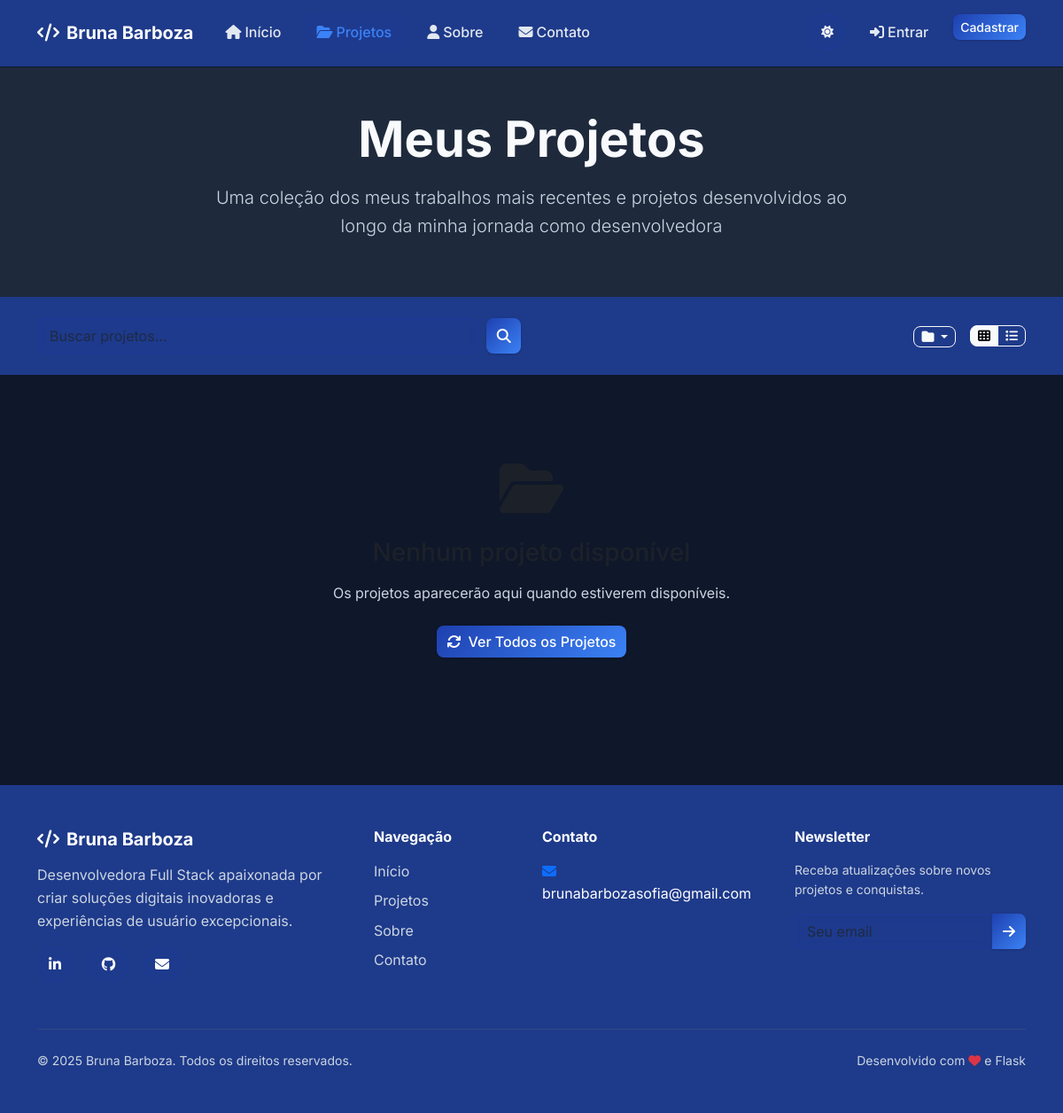
/projects?category=2, run on an earlier commit of the app's database.
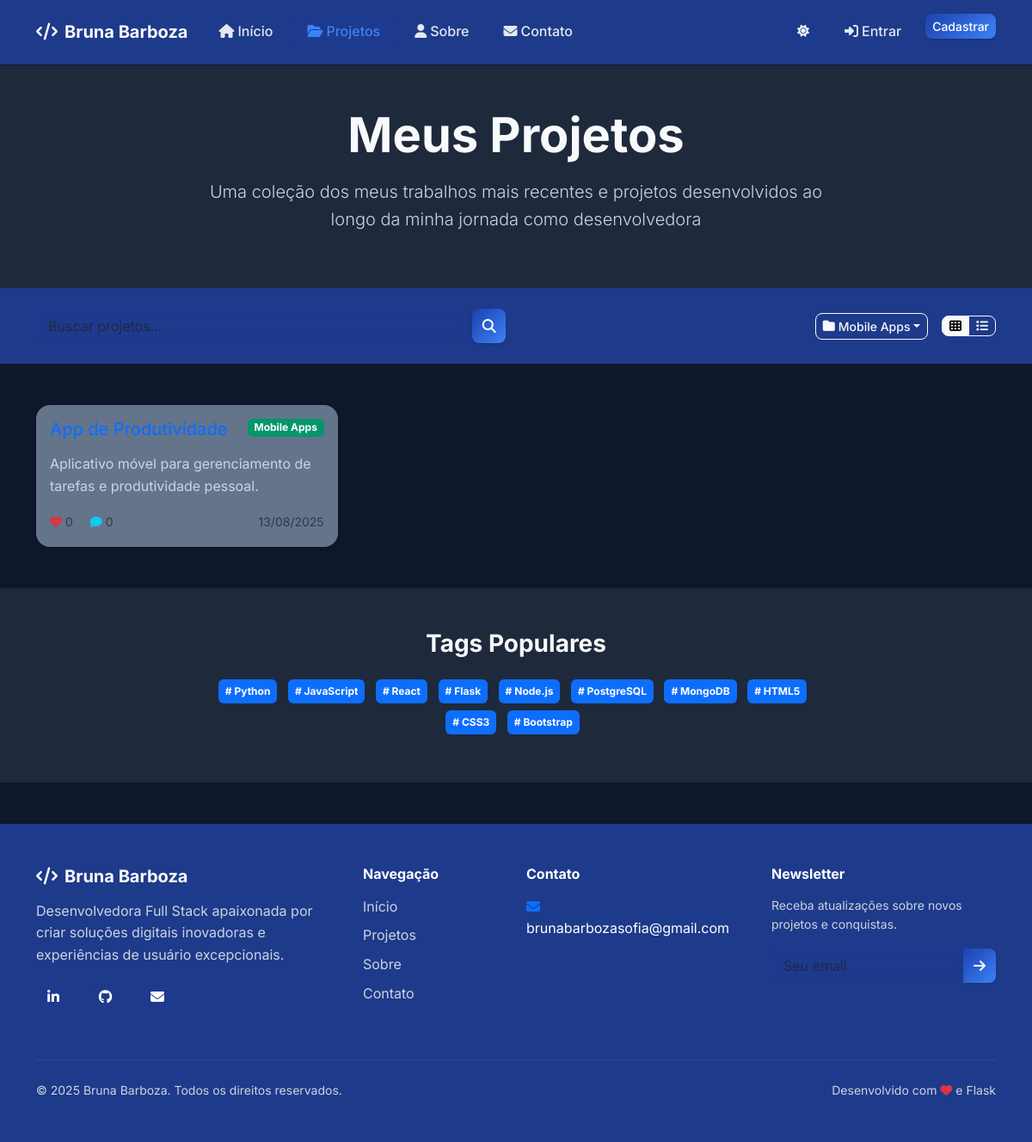
And on a later commit of the database.
### models.py (models this page shows, shortened)
class Category(db.Model):
    __tablename__ = 'categories'
    id = db.Column(db.Integer, primary_key=True)
    name = db.Column(db.String(50), unique=True, nullable=False)
    description = db.Column(db.String(200))
    color = db.Column(db.String(7), default='#1e40af')  # Default dark blue
    projects = db.relationship('Project', backref='category', lazy=True)

class Project(db.Model):
    __tablename__ = 'projects'
    id = db.Column(db.Integer, primary_key=True)
    title = db.Column(db.String(200), nullable=False)
    description = db.Column(db.Text, nullable=False)
    content = db.Column(db.Text)
    image_url = db.Column(db.String(300))
    video_url = db.Column(db.String(300))
    project_url = db.Column(db.String(300))
    github_url = db.Column(db.String(300))
    is_published = db.Column(db.Boolean, default=False)
    is_featured = db.Column(db.Boolean, default=False)
    created_at = db.Column(db.DateTime, default=datetime.utcnow)
    updated_at = db.Column(db.DateTime, default=datetime.utcnow, onupdate=datetime.utcnow)
    category_id = db.Column(db.Integer, db.ForeignKey('categories.id'))
    tags = db.relationship('Tag', secondary=project_tags, lazy='subquery',
                          backref=db.backref('projects', lazy=True))
    comments = db.relationship('Comment', backref='project', lazy=True, cascade='all, delete-orphan')
    likes = db.relationship('Like', backref='project', lazy=True, cascade='all, delete-orphan')
    @property
    def likes_count(self):
        return len(self.likes)
    @property
    def comments_count(self):
        return len(self.comments)

class Tag(db.Model):
    __tablename__ = 'tags'
    id = db.Column(db.Integer, primary_key=True)
    name = db.Column(db.String(30), unique=True, nullable=False)

### routes.py (the view)
@main_bp.route('/projects')
def projects():
    page = request.args.get('page', 1, type=int)
    category_id = request.args.get('category', type=int)
    tag = request.args.get('tag')
    search = request.args.get('search', '')
    query = Project.query.filter_by(is_published=True)
    if category_id:
        query = query.filter_by(category_id=category_id)
    if tag:
        query = query.join(project_tags).join(Tag).filter(Tag.name == tag)
    if search:
        query = query.filter(or_(
            Project.title.contains(search),
            Project.description.contains(search)
        ))
    query = query.order_by(desc(Project.created_at))
    projects_pagination = query.paginate(
        page=page, per_page=9, error_out=False
    )
    categories = Category.query.all()
    tags = Tag.query.all()
    return render_template('projects.html',
                         projects=projects_pagination.items,
                         pagination=projects_pagination,
                         categories=categories,
                         tags=tags,
                         current_category=category_id,
                         current_tag=tag,
                         search_query=search)

### routes.py (called while the page is built)
@main_bp.app_template_filter('format_date')
def format_date_filter(date):
    return format_date(date)

@main_bp.app_template_filter('truncate')
def truncate_filter(text, length=150):
    return truncate_text(text, length)

### utils.py (called while the page is built)
def format_date(date_obj):
    if not date_obj:
        return ""
    return date_obj.strftime("%d/%m/%Y")

def truncate_text(text, max_length=150):
    if not text:
        return ""
    if len(text) <= max_length:
        return text
    return text[:max_length].rsplit(' ', 1)[0] + '...'

### templates/projects.html (shortened to what the changed rows need)
{% extends "base.html" %}
{% block content %}
<section class="projects-hero py-5 bg-dark-secondary">
    <div class="container">
        <div class="row">
            <div class="col-lg-8 mx-auto text-center">
                <h1 class="display-4 fw-bold mb-3">Meus Projetos</h1>
            </div>
        </div>
    </div>
</section>
<section class="filters-section py-4 bg-primary-dark sticky-top">
    <div class="container">
        <div class="row align-items-center">
            <div class="col-lg-6">
                <div class="filter-options d-flex justify-content-end align-items-center">
                    <div class="dropdown me-3">
                        <button class="btn btn-outline-light dropdown-toggle btn-sm" type="button"
                                data-bs-toggle="dropdown">
                            <i class="fas fa-folder me-1"></i>
                            {% if current_category %}
                                {% for cat in categories if cat.id == current_category %}{{ cat.name }}{% endfor %}
                            {% else %}
                                Todas as Categorias
                            {% endif %}
                        </button>
                    </div>
                </div>
            </div>
        </div>
    </div>
</section>
<section class="projects-grid-section py-5">
    <div class="container">
        {% if projects %}
        <div class="projects-grid" id="projectsGrid">
            {% for project in projects %}
            <div class="project-card card h-100 border-0 shadow-sm" data-aos="fade-up" data-aos-delay="{{ loop.index0 * 100 }}">
                <div class="card-body">
                    <div class="d-flex justify-content-between align-items-start mb-2">
                        <h5 class="card-title">
                            <a href="{{ url_for('main.project_detail', id=project.id) }}"
                               class="text-decoration-none">{{ project.title }}</a>
                        </h5>
                        {% if project.category %}
                        <span class="badge" style="background-color: {{ project.category.color }}">
                            {{ project.category.name }}
                        </span>
                        {% endif %}
                    </div>
                    <p class="card-text text-light-gray">{{ project.description|truncate(120) }}</p>
                    <div class="project-footer d-flex justify-content-between align-items-center">
                        <div class="project-stats">
                            <small class="text-muted me-3">
                                <i class="fas fa-heart text-danger me-1"></i>{{ project.likes_count }}
                            </small>
                            <small class="text-muted">
                                <i class="fas fa-comment text-info me-1"></i>{{ project.comments_count }}
                            </small>
                        </div>
                        <small class="text-muted">{{ project.created_at|format_date }}</small>
                    </div>
                </div>
            </div>
            {% endfor %}
        </div>
        {% else %}
        <div class="empty-state text-center py-5">
            <i class="fas fa-folder-open fa-4x text-muted mb-4"></i>
            <h3 class="text-muted mb-3">
            </h3>
            <p class="text-light-gray mb-4">
                {% if search_query %}
                Não encontramos projetos com o termo "{{ search_query }}". Tente uma busca diferente.
                {% else %}
                Os projetos aparecerão aqui quando estiverem disponíveis.
                {% endif %}
            </p>
            {% if search_query or current_category or current_tag %}
            <a href="{{ url_for('main.projects') }}" class="btn btn-primary">
                <i class="fas fa-refresh me-2"></i>Ver Todos os Projetos
            </a>
            {% endif %}
        </div>
        {% endif %}
    </div>
</section>
{% if tags %}
<section class="tags-section py-5 bg-dark-secondary">
    <div class="container">
        <div class="row">
            <div class="col-lg-8 mx-auto text-center">
                <h3 class="fw-bold mb-4">Tags Populares</h3>
                <div class="tags-cloud">
                    {% for tag in tags %}
                    <a href="{{ url_for('main.projects', tag=tag.name) }}"
                       class="badge bg-primary me-2 mb-2 p-2 text-decoration-none tag-cloud-item">
                        # {{ tag.name }}
                    </a>
                    {% endfor %}
                </div>
            </div>
        </div>
    </div>
</section>
{% endif %}
{% endblock %}

What changed in the data, as far as the page shows it:
added Category: name "Mobile Apps"
added Project: category.name "Mobile Apps", description "Aplicativo móvel para gerenciamento de tarefas e produtividade pessoal.", likes_count "0", comments_count "0", created_at "13/08/2025"
added Tag: name "Python"
added Tag: name "JavaScript"
added Tag: name "React"
added Tag: name "Flask"
added Tag: name "Node.js"
added Tag: name "PostgreSQL"
added Tag: name "MongoDB"
added Tag: name "HTML5"
added Tag: name "CSS3"
added Tag: name "Bootstrap"
Also different on the page:
text no longer shown: "Os projetos aparecerão aqui quando estiverem disponíveis. Ver Todos os Projetos"
text now shown: "Tags Populares"
